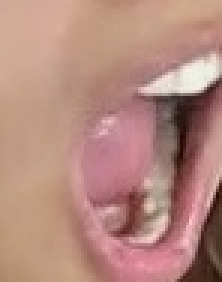
#> input picture data/train/closed/1005.jpg, 74 x 94 px, found by its file name (shown 3 times larger); its folder holds only this picture in this run
$ python preprocessing.py
#> lines starting #> are read from the running program, lines starting #| are printed output that depends on the picture
import cv2
import numpy as np
import os

def preprocess_image(image_path, target_size=(64, 64)):
    # Load the image
#> called with image_path = 'data/train/closed/1005.jpg', target_size = (64, 64)
    image = cv2.imread(image_path)
#> image is the input picture: shape (94, 74, 3); mean B, G, R 126.6, 137.9, 181.1
    if image is None:
        raise ValueError(f"Image at {image_path} could not be read.")
    # Resize the image
    image_resized = cv2.resize(image, target_size)
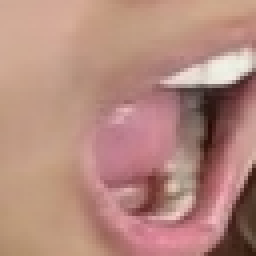
#> image_resized: shape (64, 64, 3) (shown 4 times larger); mean B, G, R 126.4, 137.7, 181
    # Normalize pixel values to [0, 1]
    image_normalized = image_resized / 255.0
    return image_normalized

def preprocess_dataset(dataset_path):
    images = []
    labels = []
    label_mapping = {}  # Dictionary untuk mapping label string ke angka

    for idx, label in enumerate(os.listdir(dataset_path)):
        label_path = os.path.join(dataset_path, label)

        # Buat mapping label string ke angka
        if label not in label_mapping:
            label_mapping[label] = idx

        for image_name in os.listdir(label_path):
            image_path = os.path.join(label_path, image_name)
            image = preprocess_image(image_path)
            images.append(image)
            labels.append(label_mapping[label])  # Simpan angka, bukan string

    print(f"Label Mapping: {label_mapping}")  # Debugging untuk melihat mapping
    return np.array(images), np.array(labels)

# Example usage
if __name__ == "__main__":
    images, labels = preprocess_dataset('data/train')
#> labels = [0, 1]
    print(f"Processed {len(images)} images and {len(set(labels))} labels.")
#| Processed 2 images and 2 labels.
